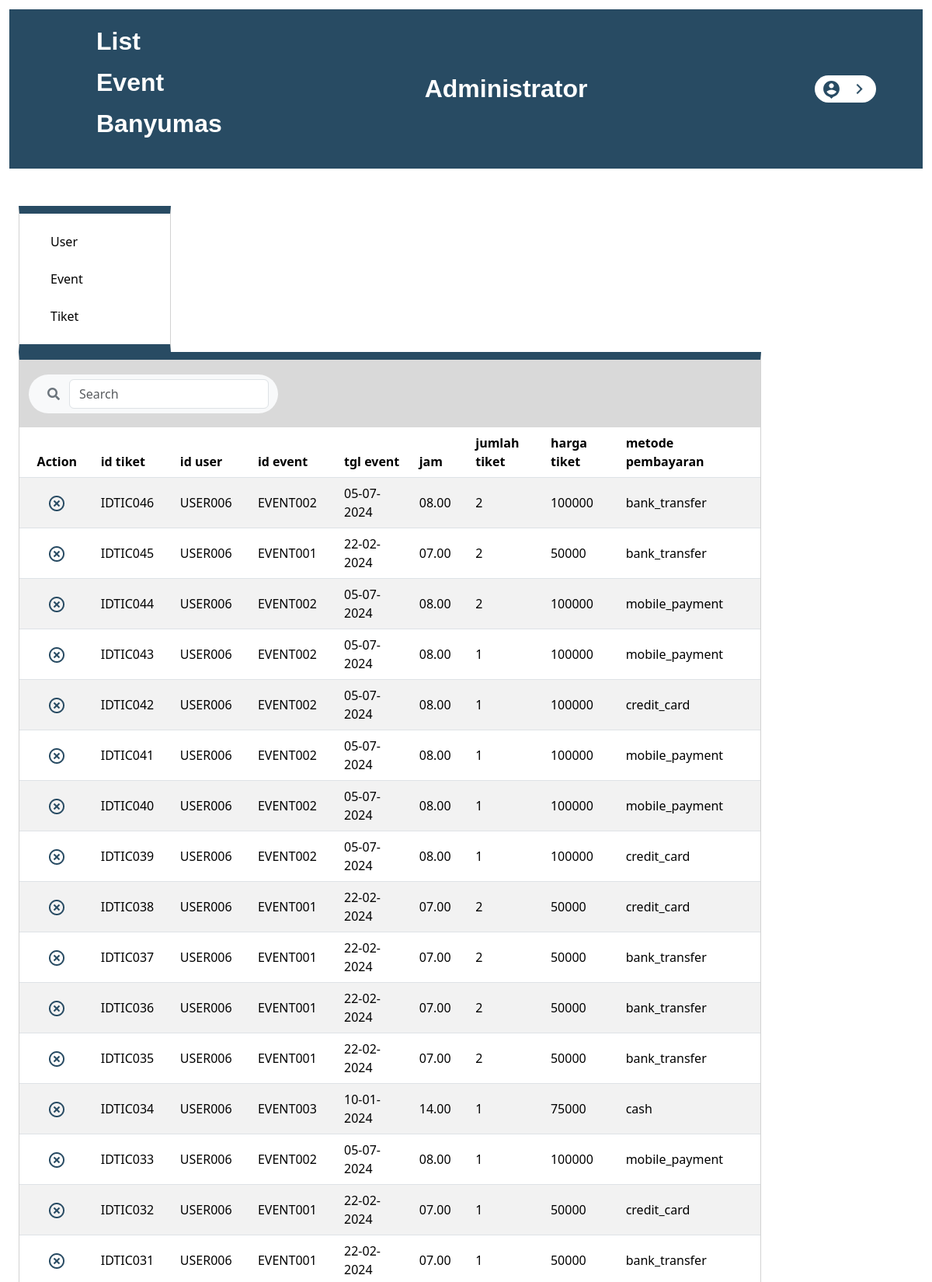
Screenshot of /admin_tiket.php (signed in, upper part) with the database file from the repository.
### tables this page shows
CREATE TABLE `tiket` (
  `id_tiket` varchar(8) NOT NULL,
  `id_user` varchar(8) DEFAULT NULL,
  `id_event` varchar(8) DEFAULT NULL,
  `harga_tiket` int(10) DEFAULT NULL,
  `jumlah_tiket` int(3) DEFAULT NULL,
  `tgl_event` varchar(30) DEFAULT NULL,
  `metode_pembayaran` varchar(20) DEFAULT NULL,
  `jam` varchar(20) DEFAULT NULL
);

### pungsi.php (called while the page is built, shortened)
<?php
$conn = mysqli_connect("localhost", "root", "", "db_list_event");
function query($query){
    global $conn;
    $result = mysqli_query($conn, $query);
    $rows = [];
    while($row = mysqli_fetch_assoc($result)){
        $rows[] = $row;
    }
    return $rows;
}
?>

### admin_tiket.php (the view, shortened to what this page needs)
<?php
require 'pungsi.php';
$tiket = query("SELECT * FROM tiket ORDER BY id_tiket DESC");
?>
<!DOCTYPE html>
<html>
<head>
  <link rel="stylesheet" href="https://cdnjs.cloudflare.com/ajax/libs/font-awesome/5.15.4/css/all.min.css">
  <link href="https://cdn.jsdelivr.net/npm/bootstrap@5.3.2/dist/css/bootstrap.min.css" rel="stylesheet">
  <link rel="stylesheet" href="admin_event.css" />
</head>
<body>
  <nav class="navbar custom-navbar navbar-expand-lg">
    <div class="container-fluid">
        <div class="navbar-brand custom-brand" style="margin-left: 100px;">
            <p>List</p>
            <p>Event</p>
            <p>Banyumas</p>
        </div>
        <div class="navbar-title text-center custom-title">
            Administrator
        </div>
        <div class="navbar-left ms-5">
        <a href = "logout.php">
            <button class="btn badge bg-white me-5" style="border-radius: 20px;">
                <img src="./img/account-pin-circle-fill-1-1.svg" class="me-2" width="25" height="25" alt="User Icon"/>
                <img src="img/arrow-right-s-line 2.png" width="25" height="25" alt="Arrow Icon"/>
            </button>
        </a>
        </div>
    </div>
</nav>
<div class="container-fluid mt-5">
  <div class="row align-items-center">
    <div style="width: 220px;">
      <div class="card" style="border-radius: 0; border-top: 10px solid #284b63;border-bottom: 10px solid #284b63;">
        <div class="card-body mx-4 my-2">
          <a href="admin_user.php" class="mb-4 d-block text-decoration-none text-black" >User</a>
          <a href="admin_event.php" class="mb-4 d-block text-decoration-none text-black" >Event</a>
          <a href="admin_tiket.php" class="d-block text-decoration-none text-black" >Tiket</a>
        </div>
      </div>
    </div>
    <div class="col-md-10">
      <div class="card" style="border-radius: 0;border-top: 10px solid #284b63;border-bottom: 10px solid #284b63;">
        <div class="card-body " style="margin: 0;padding: 0;">
          <nav class="navbar table-navbar " style="
          height: 87px; background-color: #D9D9D9;;">
          <div class="container">
            <div class="search">
              <form action="" method="POST">
                <span class="input-group-text border-0" style="border-radius: 30px;" id="search-addon">
                  <button id="queryButton" name="cari" type="submit" class="btn btn-outline-secondary" style="border: none;outline: none;" onclick="triggerSearch()">
                    <i class="fa fa-search"></i>
                  </button>
                  <input type="text" name="keyword" class="form-control rounded" placeholder="Search" aria-label="Search" aria-describedby="search-addon" />
                </span>
                </form>
            </div>
          </div>
          </nav>
          <div>
            <table class="table table-striped">
              <thead>
                <th style="width: 80px;" class="text-center">Action</th>
                <th style="width: 70px;">id tiket</th>
                <th style="width: 70px;">id user</th>
                <th style="width: 70px;">id event</th>
                <th style="width: 80px;">tgl event</th>
                <th style="width: 60px;">jam</th>
                <th style="width: 80px;">jumlah tiket</th>
                <th style="width: 80px;">harga tiket</th>
                <th style="width: 150px;">metode pembayaran</th>
              </thead>
              <tbody class="align-middle">
                <?php foreach($tiket as $row):
                ?>
                <tr>
                  <td class="text-center">
                  <a href="delete_tiket.php?id=<?= $row["id_tiket"];?>"onclick="return confirm('Yakin ingin menghapus data?');">
                    <img src="./img/close-circle-line 1.png" alt="">
                  </td>
                  <td><?=$row["id_tiket"];?></td>
                  <td><?=$row["id_user"];?></td>
                  <td><?=$row["id_event"];?></td>
                  <td><?=$row["tgl_event"];?></td>
                  <td><?=$row["jam"];?></td>
                  <td><?=$row["jumlah_tiket"];?></td>
                  <td><?=$row["harga_tiket"];?></td>
                  <td><?=$row["metode_pembayaran"];?></td>
                </tr>
                <?php endforeach; ?>
              </tbody>
            </table>
          </div>
        </div>
      </div>
    </div>
  </div>
</div>
</body>
</html>

### admin_event.css (style rules this page uses)
body { margin: 1%; }
.custom-navbar { height: 205px; background-color: #284b63; }
.custom-brand { font-family: "Jost-Bold", Helvetica; font-weight: 700; color: #ffffff; font-size: 32px; letter-spacing: 0; line-height: normal; }
.navbar-title { font-family: "Jost-Bold", Helvetica; font-weight: 700; color: #ffffff; font-size: 32px; letter-spacing: 0; line-height: normal; }
.text-black { color: black; }
.text-decoration-none { text-decoration: none !important; }

### rows the page displays
tiket: id_tiket "IDTIC046", id_user "USER006", id_event "EVENT002", tgl_event "05-07-2024", jam "08.00", jumlah_tiket "2", harga_tiket "100000", metode_pembayaran "bank_transfer"
tiket: id_tiket "IDTIC045", id_user "USER006", id_event "EVENT001", tgl_event "22-02-2024", jam "07.00", jumlah_tiket "2", harga_tiket "50000", metode_pembayaran "bank_transfer"
tiket: id_tiket "IDTIC044", id_user "USER006", id_event "EVENT002", tgl_event "05-07-2024", jam "08.00", jumlah_tiket "2", harga_tiket "100000", metode_pembayaran "mobile_payment"
tiket: id_tiket "IDTIC043", id_user "USER006", id_event "EVENT002", tgl_event "05-07-2024", jam "08.00", jumlah_tiket "1", harga_tiket "100000", metode_pembayaran "mobile_payment"
tiket: id_tiket "IDTIC042", id_user "USER006", id_event "EVENT002", tgl_event "05-07-2024", jam "08.00", jumlah_tiket "1", harga_tiket "100000", metode_pembayaran "credit_card"
tiket: id_tiket "IDTIC041", id_user "USER006", id_event "EVENT002", tgl_event "05-07-2024", jam "08.00", jumlah_tiket "1", harga_tiket "100000", metode_pembayaran "mobile_payment"
tiket: id_tiket "IDTIC040", id_user "USER006", id_event "EVENT002", tgl_event "05-07-2024", jam "08.00", jumlah_tiket "1", harga_tiket "100000", metode_pembayaran "mobile_payment"
tiket: id_tiket "IDTIC039", id_user "USER006", id_event "EVENT002", tgl_event "05-07-2024", jam "08.00", jumlah_tiket "1", harga_tiket "100000", metode_pembayaran "credit_card"
tiket: id_tiket "IDTIC038", id_user "USER006", id_event "EVENT001", tgl_event "22-02-2024", jam "07.00", jumlah_tiket "2", harga_tiket "50000", metode_pembayaran "credit_card"
tiket: id_tiket "IDTIC037", id_user "USER006", id_event "EVENT001", tgl_event "22-02-2024", jam "07.00", jumlah_tiket "2", harga_tiket "50000", metode_pembayaran "bank_transfer"
tiket: id_tiket "IDTIC036", id_user "USER006", id_event "EVENT001", tgl_event "22-02-2024", jam "07.00", jumlah_tiket "2", harga_tiket "50000", metode_pembayaran "bank_transfer"
tiket: id_tiket "IDTIC035", id_user "USER006", id_event "EVENT001", tgl_event "22-02-2024", jam "07.00", jumlah_tiket "2", harga_tiket "50000", metode_pembayaran "bank_transfer"
tiket: id_tiket "IDTIC034", id_user "USER006", id_event "EVENT003", tgl_event "10-01-2024", jam "14.00", jumlah_tiket "1", harga_tiket "75000", metode_pembayaran "cash"
tiket: id_tiket "IDTIC033", id_user "USER006", id_event "EVENT002", tgl_event "05-07-2024", jam "08.00", jumlah_tiket "1", harga_tiket "100000", metode_pembayaran "mobile_payment"
tiket: id_tiket "IDTIC032", id_user "USER006", id_event "EVENT001", tgl_event "22-02-2024", jam "07.00", jumlah_tiket "1", harga_tiket "50000", metode_pembayaran "credit_card"
tiket: id_tiket "IDTIC031", id_user "USER006", id_event "EVENT001", tgl_event "22-02-2024", jam "07.00", jumlah_tiket "1", harga_tiket "50000", metode_pembayaran "bank_transfer"
